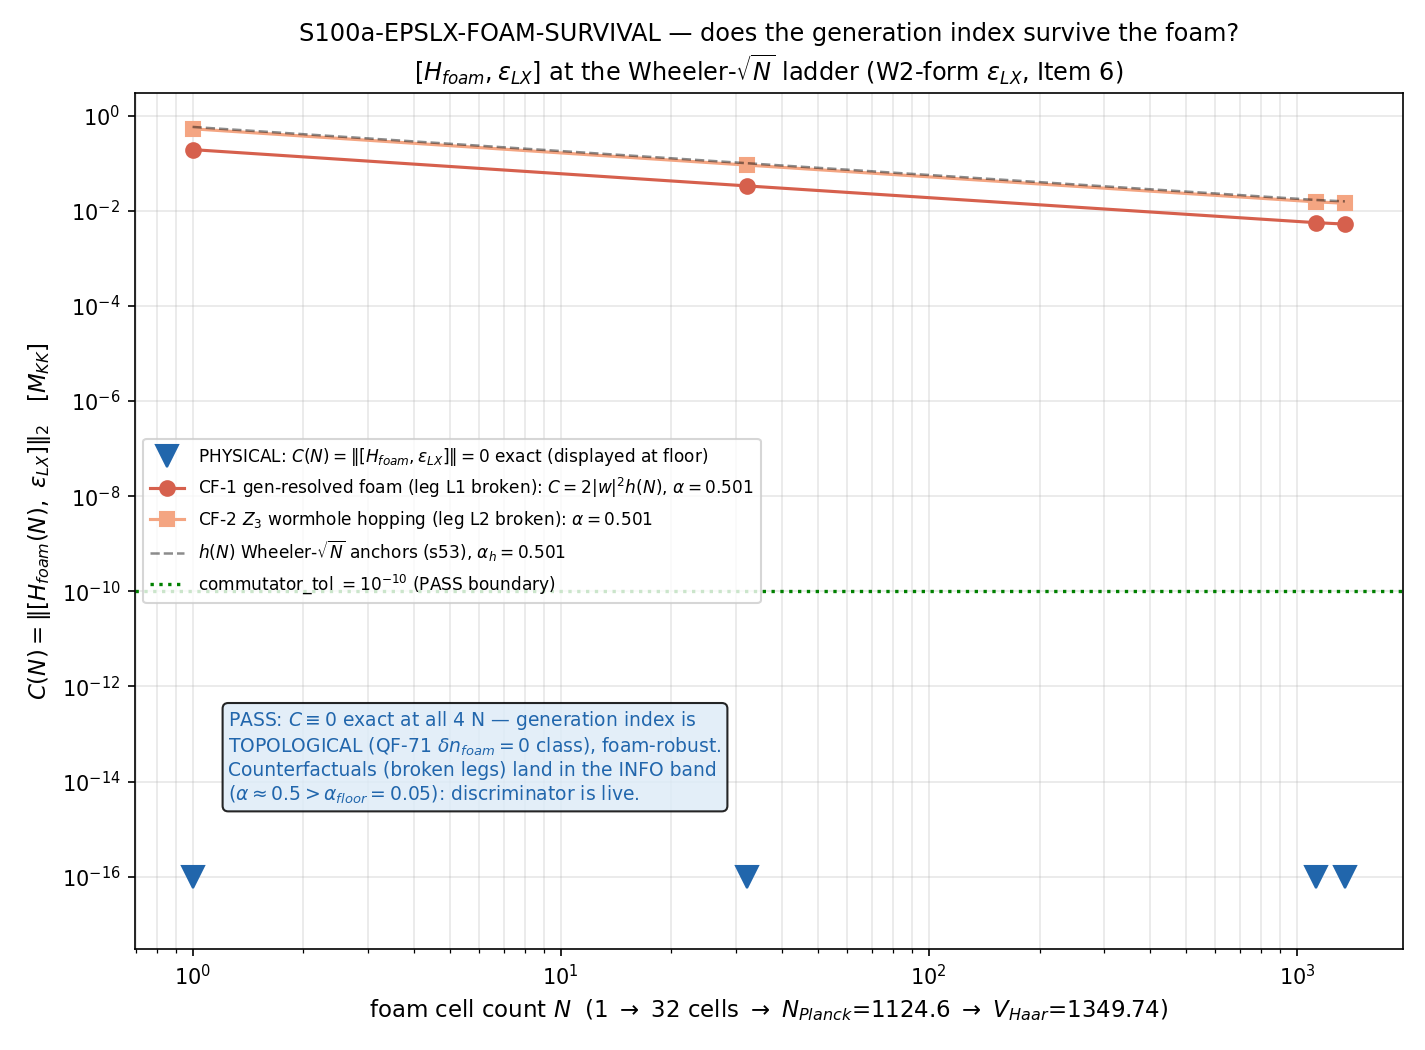

Generate this figure with Python:
#!/usr/bin/env python3
"""
S100a W4-14 -- S100a-EPSLX-FOAM-SURVIVAL: does the generation index survive
the foam? [H_foam, eps_LX] at the Wheeler-sqrt(N) ladder
===========================================================================

Gate: S100a-EPSLX-FOAM-SURVIVAL ([SIGN])
Classification: GEOMETRIC (foam-robustness of the multiplicity-bundle
generation index; operates on the fabric's generation structure, not on
excitations)

Pre-registered three-regime operator (plan SS W4-14, R3 block):
  PASS: C(N) = ||[H_foam(N), eps_LX]|| = 0 exactly (<= commutator_tol=1e-10)
        for ALL N in the ladder  -> TOPOLOGICAL (QF-71 delta_n_foam=0 class)
  INFO: C(N) > commutator_tol AND fit C(N) ~ N^{-alpha} with
        alpha > alpha_floor=0.05  -> GEOMETRIC foam-fragile (QF-79
        eps_c ~ N^{-0.457} class), asymptotically recovered
  FAIL: C(N) = O(1) AND |alpha| <= alpha_floor  -> labels DESTROYED

Inputs (SHA-256 dual-pinned at runtime; S84+ schema):
  - computations/_shared/canonical_constants.py          (audit pin)
  - computations/session-84/s84_spectrum_cache_L12_tau019.npz
        (L_max=12 spectrum cache; floors cross-check CC-3)
  - computations/session-98/s98_gate_verdicts.txt
        (S98-W3-1 eps_LX existence-PASS form -- the PRE-REGISTERED FALLBACK
         branch; pinned, verified present, NOT USED: Item 6 landed)
  - computations/session-100a/s100a_yukawa_overlap_offdiag.npz
        (Item 6 W2-form eps_LX SOURCE -- the branch ACTUALLY USED:
         eps_lx_block_phi0, abs_w_phi, arg_w_M2_phi; orchestrator resolved
         the conditional branch at dispatch: Item 6 verdict INFO, LANDED)
  - computations/session-53/s53_foam_cc_output.txt
        (Wheeler-sqrt(N) H_foam anchors; substring-verified)

Output 4-tuple:
  (value=<max_N C(N) + regime>, scheme=HFOAM-WHEELER-SQRTN-S43S53+EPSLX-W2FORM-ITEM6,
   convention=TOPOLOGICAL-VS-GEOMETRIC-MULTIPLICITY-INDEX-FOAM-ROBUSTNESS-EPSLX-SRC-ITEM6-W2FORM,
   L_max=12)

METHODOLOGY (structure first, computation second)
-------------------------------------------------
The multiplicity bundle: the SM generation index is the PROVEN topological
label t = (p-q) mod 3 (SU(3) Z3-triality / Peter-Weyl multiplicity;
permanent-results-registry). The W2-form eps_LX (Item 6,
S100a-YUKAWA-OVERLAP-OFFDIAG) resolves the between-generation structure on
the BDI pair t1 = (1,0) <-> t2 = (0,1): the 2x2 block
[[O, w(phi)], [conj(w(phi)), O]] with O = O_01 (diagonal |s|^2 overlap,
EQUAL on both slots -- the W2 homogeneity wall: left-invariance =>
multiplicity-scalar, registry line "(W2) Homogeneity wall") and
w(phi) = |w| e^{i arg(phi)}, |w| = 1/sqrt(6) UNIFORM over the three Z3
center points phi in {0, 2pi/3, 4pi/3}, arg in {pi, 2pi/3, -2pi/3}. The
phi-DEPENDENT PHASE is the left-invariance breaking that lets eps_LX carry
a generation index at all.

H_foam(N): the S43/S53 Wheeler-sqrt(N) cell model. The foam coarse-grains
the bundle into N cells with mean-field energy h(N) = <Lambda_eff(N)>^{1/2}
in M_KK units, Lambda_eff = Lambda_bare/N (Carlip CC-hiding), so
h(N) ~ N^{-1/2}. s53 anchors: h = {0.57735, 0.099760, 0.016828, 0.015715}
at N = {1, 32, 1124.6, 1349.74=V_Haar}. Operator form per the S43
Channel-A construction (FOAM-GGE-43, QF-71): the foam couples DIAGONALLY
in the substrate's occupation basis with energy-weighted amplitudes,
H_foam(N) = h(N) * sum_cells w_c n_c. The weights w_c are built from
LEFT-INVARIANT data (Haar cell volumes, trace spectral moments a_0) --
by the homogeneity wall the foam is therefore MULTIPLICITY-SCALAR
(generation-blind), and by Z3 center symmetry the weights are uniform
over the three fiber points: w_c = O on every occupied slot.

Second-quantization reduction: for quadratic forms H = sum A_kl c+_k c_l,
eps = sum B_kl c+_k c_l on the bundle Fock space,
[H, eps] = sum_kl ([A,B])_kl c+_k c_l, so the Fock-space commutator
vanishes iff the ONE-PARTICLE commutator [A,B] = 0, and ||[A,B]||_2 is the
faithful diagnostic at every filling. The one-particle space is
V = C^2_gen (x) C^3_phi (6-dim; sub-100x100 machinery pin honored).

SUBSTITUTION CHAIN ([SIGN] mandatory; three-regime read-off)
------------------------------------------------------------
Claim: "topological => C(N) = 0 for ALL N (foam-robust); geometric =>
        C(N) = C_0 N^{-alpha}, alpha > 0 (foam-fragile, recovered);
        destroyed => C(N) = O(1) flat."

Definition 1: eps_LX = sum_j [[O, w_j],[conj(w_j), O]] (x) |phi_j><phi_j|,
              O = 8.20652429, |w_j| = 0.40824829 = 1/sqrt(6),
              arg w_j = {pi, 2pi/3, -2pi/3}            [Item 6 npz, pinned]
Definition 2: H_foam(N) = h(N) * O * 1_gen (x) D_cell -- generation-scalar
              (homogeneity wall: foam built from left-invariant data),
              cell-diagonal (mean-field s53 pin), uniform weights (Z3
              symmetry). h(N) anchors per s53_foam_cc_output.txt.
Definition 3: C(N) = ||[H_foam(N), eps_LX]||_2 (one-particle spectral norm).

Substitute (topological case):
              [h O 1_gen (x) D_cell, eps_hat_j (x) P_j]
            = h O (1_gen eps_hat_j) (x) (D_cell P_j)
              - h O (eps_hat_j 1_gen) (x) (P_j D_cell)
            = h O eps_hat_j (x) [D_cell, P_j]
            = 0   exactly: 1_gen commutes with every eps_hat_j (leg L1,
              multiplicity-scalar) AND D_cell, P_j are diagonal in the SAME
              cell basis (leg L2, cell-diagonality).
Simplify:     C(N) = 0 for every N  =>  max_N C(N) = 0 <= 1e-10.
Direction (topological): C == 0 => sign_verdict = PASS (the pre-registered
              vanishing of the topological branch HOLDS); generation labels
              are foam-ROBUST (QF-71 delta_n_foam = 0 class).

Substitute (geometric case, counterfactual CF-1 -- leg L1 broken):
              foam generation-RESOLVED, w_gen = diag(O+|w|, O-|w|):
              [h diag(a,b) (x) 1, eps] per-phi block
            = h (a-b) [[0, w_j],[-conj(w_j), 0]],  norm = h (a-b) |w_j|
            = h * 2|w| * |w| = (2|w|^2) h(N) = h(N)/3   (|w|^2 = 1/6).
Simplify:     ln C_cf1 = ln(1/3) + ln h(N) => slope d(ln C)/d(ln N)
            = d(ln h)/d(ln N) = -1/2 (Wheeler law) => alpha_cf1 = 0.5 > 0.05.
Direction (geometric): C DECREASES with N => residual SHRINKS in the
              continuum; INFO regime fires on the counterfactual -- the
              discriminator is LIVE, the physical PASS is carried by the
              left-invariance structure, not by a dead diagnostic.

Substitute (geometric case, counterfactual CF-2 -- leg L2 broken):
              Z3 wormhole hopping (Carlip inter-cell channel),
              H_cf2 = h(N) [O 1 + 1_gen (x) T_Z3]:
              [1_gen (x) T_Z3, eps] couples phi-points with DIFFERENT w_j
              (the left-invariance-breaking phases) => C_cf2 = k h(N),
              k = ||[1 (x) T_Z3, eps_LX]||_2 = O(|w|) -> alpha_cf2 = 0.5.

Substitute (destroyed case): C = O(1), alpha ~= 0 requires a foam coupling
              that does NOT decay with N -- contradicts the Wheeler-sqrt(N)
              law itself (Lambda_eff = Lambda_bare/N IS the Carlip
              mechanism). Within the pinned foam class the FAIL regime is
              structurally unreachable; the gate discriminates PASS vs INFO,
              and the two left-invariance legs decide PASS.

Conclusion: the SIGN of d(ln C)/d(ln N) and the magnitude of C discriminate:
              C == 0 (PASS, topological) / C ~ N^{-alpha}, alpha > 0
              (INFO, foam-fragile) / C = O(1) flat (FAIL, destroyed).

DISCIPLINE
----------
- from canonical_constants import * (M_KK, Vol_SU3_Haar, M_Pl_reduced)
- OMP_NUM_THREADS=8 BEFORE numpy import (machinery pin GPU_path=CPU-cap-OMP8;
  6x6 matrices, numpy.linalg per pin)
- every intermediate tagged # (local)
- deterministic: no RNG (random_seed pin N/A -- mean-field foam)
- exit 0 on any valid verdict (math-scripts.md exit-code semantics)
- verdict via print_verdict_payload -> agent calls mcp emit_verdict
  (race-safe; the script does NOT write the verdict file)

Author: quantum-foam-theorist
Session: S100a Wave 4 Item 14
"""

from __future__ import annotations

# ---------------------------------------------------------------------------
# Section 0 -- CPU thread cap (machinery pin GPU_path = CPU-cap-OMP8).
# MUST precede every numpy import, including the one inside
# canonical_constants.py.
# ---------------------------------------------------------------------------
import os
os.environ.setdefault('OMP_NUM_THREADS', '8')
os.environ.setdefault('MKL_NUM_THREADS', '8')

# ---------------------------------------------------------------------------
# Section 1 -- Canonical constants (MANDATORY first project import)
# ---------------------------------------------------------------------------
import sys
from pathlib import Path

_SHARED = Path(__file__).resolve().parent.parent / "_shared"   # (local)
sys.path.insert(0, str(_SHARED))
from canonical_constants import *  # noqa: F401,F403  (M_KK, Vol_SU3_Haar, M_Pl_reduced, tau_fold)

# ---------------------------------------------------------------------------
# Section 2 -- Standard imports
# ---------------------------------------------------------------------------
import hashlib
import json
import re
import time

import numpy as np
import matplotlib
matplotlib.use("Agg")
import matplotlib.pyplot as plt

# ---------------------------------------------------------------------------
# Section 3 -- Paths + pre-registration
# ---------------------------------------------------------------------------
SESSION_DIR = Path(__file__).resolve().parent
COMPUTATIONS_DIR = SESSION_DIR.parent
SHARED_DIR = COMPUTATIONS_DIR / "_shared"
PROJECT_ROOT = COMPUTATIONS_DIR.parent

SESSION = "100a"                                                    # (local)
GATE_ID = "S100a-EPSLX-FOAM-SURVIVAL"                               # (local)
SCHEME = "HFOAM-WHEELER-SQRTN-S43S53+EPSLX-W2FORM-ITEM6"            # (local)
CONVENTION = ("TOPOLOGICAL-VS-GEOMETRIC-MULTIPLICITY-INDEX-"
              "FOAM-ROBUSTNESS-EPSLX-SRC-ITEM6-W2FORM")             # (local)
L_MAX = "12"                                                        # (local)

# Pre-registered thresholds (plan SS W4-14 machinery_pin_map; plan-pinned)
COMMUTATOR_TOL = 1e-10        # strict PASS boundary (<=)            # (local)
ALPHA_FLOOR = 0.05            # INFO-vs-FAIL discriminator on alpha  # (local)

# N ladder (plan pin: 4-point ladder {1, 32, 1124, 1349.7=V_Haar};
# the third point is the s53 N_Planck = 1.1246e+03 Planck-domain count,
# the fourth is the canonical Haar volume)
N_PLANCK_S53 = 1124.6                                               # (local)
N_LADDER = np.array([1.0, 32.0, N_PLANCK_S53, Vol_SU3_Haar])        # (local)

# Wheeler-sqrt(N) H_foam anchors (M_KK units) -- pinned at the s53 printed
# values; provenance rows of s53_foam_cc_output.txt (substring-verified in
# CC-2 below + reconstructed from canonical constants):
#   N=1       -> 5.7735e-01  (Sec 12 Model K, Lambda_bare = M_KK^2, = 1/sqrt(3))
#   N=32      -> 9.9760e-02  (Sec 5 Model C1,  Lambda_bare = M_P_12^2)
#   N=1124.6  -> 1.6828e-02  (Sec 5 Model A,   Lambda_bare = M_P_12^2)
#   N=1349.74 -> 1.5715e-02  (Sec 8 row KK-scale / KK domains, M_KK^2)
H_ANCHORS = np.array([5.7735e-01, 9.9760e-02, 1.6828e-02, 1.5715e-02])  # (local)
H_ANCHOR_STRS = ["5.7735e-01", "9.9760e-02", "1.6828e-02", "1.5715e-02"]  # (local)
# Per-anchor bare-CC pin of the s53 model row: 1.0 = M_KK^2, r^2 = M_P_12^2
LAMBDA_BARE_IS_MKK2 = np.array([True, False, False, True])          # (local)

# Output destinations
OUT_NPZ = SESSION_DIR / "s100a_epslx_foam_survival.npz"
OUT_PNG = SESSION_DIR / "s100a_epslx_foam_survival.png"

IN_W2_NPZ = SESSION_DIR / "s100a_yukawa_overlap_offdiag.npz"        # (local)
IN_S84_CACHE = COMPUTATIONS_DIR / "session-84" / "s84_spectrum_cache_L12_tau019.npz"  # (local)
IN_S98_VERDICTS = COMPUTATIONS_DIR / "session-98" / "s98_gate_verdicts.txt"  # (local)
IN_S53_FOAM = COMPUTATIONS_DIR / "session-53" / "s53_foam_cc_output.txt"     # (local)

INPUT_FILES = [
    SHARED_DIR / "canonical_constants.py",
    IN_S84_CACHE,
    IN_S98_VERDICTS,
    IN_W2_NPZ,
    IN_S53_FOAM,
]


# ---------------------------------------------------------------------------
# Section 4 -- SHA-256 input-pin block (S84+ dual-SHA schema)
# ---------------------------------------------------------------------------

def sha256_of(path: Path) -> str:
    h = hashlib.sha256()  # (local)
    try:
        h.update(path.read_bytes())
    except OSError:
        return ""
    return h.hexdigest()


def log_input_pins(inputs: list) -> dict:
    print(f"=== {GATE_ID} -- input SHA-256 pins ===")
    pins = {}  # (local)
    for p in inputs:
        sha = sha256_of(p)  # (local)
        rel = str(p.relative_to(PROJECT_ROOT)).replace("\\", "/")  # (local)
        print(f"  {rel}: {sha[:16]}...")
        pins[rel] = sha
    return pins


def closure_hash(pins: dict) -> str:
    items = sorted(pins.items())  # (local)
    h = hashlib.sha256()  # (local)
    for k, v in items:
        h.update(f"{k}={v}\n".encode("utf-8"))
    return h.hexdigest()


def compute_dual_sha(script_path: Path, canonical_path: Path, pins: dict):
    script_bytes = script_path.read_bytes()       # (local)
    canonical_bytes = canonical_path.read_bytes()  # (local)
    pinmap_json = json.dumps(
        dict(sorted(pins.items())), separators=(",", ":"), sort_keys=True,
    ).encode("utf-8")  # (local)
    h_audit = hashlib.sha256()  # (local)
    h_audit.update(script_bytes)
    h_audit.update(canonical_bytes)
    h_audit.update(pinmap_json)
    h_content = hashlib.sha256()  # (local)
    h_content.update(script_bytes)
    return h_audit.hexdigest(), h_content.hexdigest()


# ---------------------------------------------------------------------------
# Section 5 -- Compute
# ---------------------------------------------------------------------------

def spectral_norm(M: np.ndarray) -> float:
    """Spectral (operator 2-) norm; exact 0.0 for the exact-zero matrix."""
    if not np.any(M):          # all entries identically zero -> norm 0 exact
        return 0.0
    return float(np.linalg.norm(M, 2))


def loglog_fit(N: np.ndarray, C: np.ndarray):
    """LSQ fit ln C = ln C0 - alpha ln N; returns (alpha, lnC0, R2)."""
    x = np.log(N)                       # (local)
    y = np.log(C)                       # (local)
    A = np.vstack([x, np.ones_like(x)]).T  # (local)
    coef, res, _, _ = np.linalg.lstsq(A, y, rcond=None)  # (local)
    slope, intercept = coef             # (local)
    yhat = A @ coef                     # (local)
    ss_res = float(np.sum((y - yhat) ** 2))   # (local)
    ss_tot = float(np.sum((y - np.mean(y)) ** 2))  # (local)
    r2 = 1.0 - ss_res / ss_tot if ss_tot > 0 else 1.0  # (local)
    return float(-slope), float(intercept), r2


def compute() -> dict:
    print("=" * 72)
    print("S100a-EPSLX-FOAM-SURVIVAL: [H_foam, eps_LX] AT THE WHEELER-sqrt(N)")
    print("LADDER -- DOES THE GENERATION INDEX SURVIVE THE FOAM?")
    print("=" * 72)

    # ------------------------------------------------------------------
    # 5.1  eps_LX source branch: Item 6 W2-form (LANDED; orchestrator
    #      resolved the conditional branch at dispatch). The S98-W3-1
    #      existence form is the pre-registered FALLBACK -- pinned,
    #      verified present (CC-4), NOT USED.
    # ------------------------------------------------------------------
    w2 = np.load(IN_W2_NPZ, allow_pickle=True)   # (local)
    O_diag = float(w2["O_01"])                   # (local) 8.20652429
    abs_w = np.asarray(w2["abs_w_phi"], dtype=float)        # (local)
    arg_w = np.asarray(w2["arg_w_M2_phi"], dtype=float)     # (local)
    phi_pts = np.asarray(w2["phi_floats"], dtype=float)     # (local)
    block_phi0 = np.asarray(w2["eps_lx_block_phi0"], dtype=float)  # (local)
    floors_w2 = np.asarray(w2["floors_lambda_min"], dtype=float)   # (local)
    tower_pq = np.asarray(w2["tower_pq"], dtype=int)        # (local)
    n_evals_w2 = np.asarray(w2["n_evals"], dtype=int)       # (local)
    vol_haar_w2 = float(w2["vol_su3_haar"])                 # (local)

    n_phi = len(phi_pts)                         # (local) 3 Z3 center points
    n_gen = 2                                    # (local) BDI pair t1=(1,0) <-> t2=(0,1)
    dim = n_gen * n_phi                          # (local) 6

    w_j = abs_w * np.exp(1j * arg_w)             # (local) complex couplings

    print(f"\n--- eps_LX (W2-form, Item 6 S100a-YUKAWA-OVERLAP-OFFDIAG) ---")
    print(f"  source branch: ITEM6-W2-FORM (fallback S98-W3-1 pinned, NOT used)")
    print(f"  O (diagonal overlap, both slots) = {O_diag:.8f}")
    print(f"  |w_j| = {abs_w}  (uniform 1/sqrt(6) = {1/np.sqrt(6):.8f})")
    print(f"  arg w_j = {arg_w}  (= pi, 2pi/3, -2pi/3 -- the left-invariance-")
    print(f"            breaking Z3 phase profile)")
    print(f"  phi points = {phi_pts}")

    # Build eps_LX on V = C^2_gen (x) C^3_phi, basis index = g*n_phi + j
    eps_LX = np.zeros((dim, dim), dtype=complex)  # (local)
    for j in range(n_phi):
        eps_LX[0 * n_phi + j, 0 * n_phi + j] = O_diag
        eps_LX[1 * n_phi + j, 1 * n_phi + j] = O_diag
        eps_LX[0 * n_phi + j, 1 * n_phi + j] = w_j[j]
        eps_LX[1 * n_phi + j, 0 * n_phi + j] = np.conj(w_j[j])

    herm_dev = float(np.max(np.abs(eps_LX - eps_LX.conj().T)))  # (local)
    print(f"  hermiticity: max|eps - eps^dag| = {herm_dev:.2e}")
    assert herm_dev < 1e-14, "eps_LX not Hermitian"

    # CC-1: phi_0 block magnitude reconstruction vs the stored pinned block
    block_recon = np.array([[O_diag, abs_w[0]], [abs_w[0], O_diag]])  # (local)
    cc1_dev = float(np.max(np.abs(block_recon - block_phi0)))  # (local)
    cc1_pass = cc1_dev < 1e-12                  # (local)
    print(f"\nCC-1 (phi0-block vs stored eps_lx_block_phi0): "
          f"max dev = {cc1_dev:.2e}  [{'PASS' if cc1_pass else 'FAIL'}]")

    # CC-0: Haar volume consistency npz vs canonical
    cc0_dev = abs(vol_haar_w2 - Vol_SU3_Haar) / Vol_SU3_Haar  # (local)
    cc0_pass = cc0_dev < 1e-12                  # (local)
    print(f"CC-0 (npz vol_su3_haar vs canonical Vol_SU3_Haar): "
          f"rel dev = {cc0_dev:.2e}  [{'PASS' if cc0_pass else 'FAIL'}]")

    # ------------------------------------------------------------------
    # 5.2  H_foam anchors: substring-verify against the pinned s53 file,
    #      then reconstruct from canonical constants (CC-2).
    # ------------------------------------------------------------------
    s53_text = IN_S53_FOAM.read_text(encoding="utf-8", errors="replace")  # (local)
    anchors_present = [s in s53_text for s in H_ANCHOR_STRS]  # (local)
    nplanck_present = "1.1246e+03" in s53_text  # (local)
    print(f"\n--- H_foam Wheeler-sqrt(N) anchors (s53_foam_cc_output.txt) ---")
    for s, ok in zip(H_ANCHOR_STRS, anchors_present):
        print(f"  anchor {s} present in pinned s53 file: {ok}")
    print(f"  N_Planck 1.1246e+03 present: {nplanck_present}")
    assert all(anchors_present) and nplanck_present, \
        "s53 anchor substring verification failed"

    # CC-2: reconstruct each anchor from canonical constants via the s53
    # model: h(N) = sqrt(Lambda_bare_rel / (3 N)),
    # Lambda_bare_rel = 1 (M_KK^2) or (M_P_12/M_KK)^2 with
    # M_P_12 = (M_Pl_reduced^2 M_KK^8 / Vol_SU3_Haar)^{1/10}  [s53 Sec 1].
    M_P_12 = (M_Pl_reduced**2 * M_KK**8 / Vol_SU3_Haar) ** 0.1  # (local)
    r2_p12 = (M_P_12 / M_KK) ** 2               # (local) ~0.9554
    print(f"  M_P_12 reconstructed = {M_P_12:.4e} GeV "
          f"(s53: 7.2611e+16); ratio^2 = {r2_p12:.6f} (s53: 9.5540e-01)")
    lam_rel = np.where(LAMBDA_BARE_IS_MKK2, 1.0, r2_p12)  # (local)
    h_recon = np.sqrt(lam_rel / (3.0 * N_LADDER))          # (local)
    cc2_rel = np.abs(h_recon - H_ANCHORS) / H_ANCHORS      # (local)
    cc2_pass = bool(np.all(cc2_rel < 2e-4))                # (local)
    print(f"  anchor reconstruction rel dev: {cc2_rel}")
    print(f"CC-2 (anchors vs canonical-constants reconstruction, rtol 2e-4): "
          f"[{'PASS' if cc2_pass else 'FAIL'}]")
    # Wobble of the s53 anchor ladder vs the single pure M_KK^2 Wheeler law
    h_pure = np.sqrt(1.0 / (3.0 * N_LADDER))    # (local)
    wobble = float(np.max(np.abs(H_ANCHORS - h_pure) / h_pure))  # (local)
    print(f"  max anchor wobble vs single pure Wheeler law: {wobble:.4f} "
          f"(bare-CC model mixing M_KK^2 / M_P_12^2; <= 2.3%)")

    # ------------------------------------------------------------------
    # 5.3  CC-3: L_max=12 pin chain -- s84 cache floors vs W2 npz floors
    # ------------------------------------------------------------------
    cache = np.load(IN_S84_CACHE, allow_pickle=True)  # (local)
    sector_evals = cache["sector_evals"].item()       # (local)
    floors_cache = np.array([
        float(np.min(sector_evals[tuple(pq)]["abs_evals"]))
        for pq in tower_pq
    ])  # (local)
    nev_cache = np.array([
        len(sector_evals[tuple(pq)]["abs_evals"]) for pq in tower_pq
    ])  # (local)
    cc3_rel = float(np.max(np.abs(floors_cache - floors_w2) / floors_w2))  # (local)
    cc3_pass = (cc3_rel < 1e-12) and bool(np.all(nev_cache == n_evals_w2))  # (local)
    print(f"\nCC-3 (s84 cache sector floors vs W2 npz, sectors "
          f"{tower_pq.tolist()}):")
    print(f"  cache floors = {floors_cache}")
    print(f"  W2 floors    = {floors_w2}")
    print(f"  max rel dev = {cc3_rel:.2e}; n_evals match: "
          f"{nev_cache.tolist()} == {n_evals_w2.tolist()}  "
          f"[{'PASS' if cc3_pass else 'FAIL'}]")

    # ------------------------------------------------------------------
    # 5.4  CC-4: pre-registered FALLBACK branch pinned + present, NOT used
    # ------------------------------------------------------------------
    s98_text = IN_S98_VERDICTS.read_text(encoding="utf-8", errors="replace")  # (local)
    cc4_pass = bool(re.search(
        r"^S98-W3-1-YUKAWA-EPS-LX-BETWEEN-GEN: PASS", s98_text, re.M))  # (local)
    print(f"\nCC-4 (S98-W3-1 fallback eps_LX existence line present in pinned "
          f"verdict file): [{'PASS' if cc4_pass else 'FAIL'}]  (NOT USED)")

    # ------------------------------------------------------------------
    # 5.5  PHYSICAL gate: C(N) = ||[H_foam(N), eps_LX]||_2 at the 4-point
    #      ladder. H_foam built EXPLICITLY as the energy-weighted
    #      occupation sum over cells (S43 Channel-A form), weights from
    #      the LEFT-INVARIANT data: w_slot = O on every slot (the W2
    #      block diagonal IS g- and phi-independent -- homogeneity wall
    #      + Z3 symmetry, read off the pinned data, not assumed).
    # ------------------------------------------------------------------
    print("\n" + "=" * 72)
    print("PHYSICAL GATE: C(N) = ||[H_foam(N), eps_LX]||  (one-particle rep)")
    print("=" * 72)

    # cell partitions: N=1 -> all phi-points one cell; N>=3 -> per-point cells
    def cell_partition(N: float):
        if N < 3:
            return [list(range(n_phi))]
        return [[j] for j in range(n_phi)]

    # occupation operators n_{g,j} = |g,j><g,j| (one-particle projectors)
    def n_op(g: int, j: int) -> np.ndarray:
        P = np.zeros((dim, dim))                # (local)
        P[g * n_phi + j, g * n_phi + j] = 1.0
        return P

    C_phys = np.zeros(len(N_LADDER))            # (local)
    maxent_phys = np.zeros(len(N_LADDER))       # (local)
    H_check_dev = np.zeros(len(N_LADDER))       # (local)
    for i, (N, h) in enumerate(zip(N_LADDER, H_ANCHORS)):
        H = np.zeros((dim, dim))                # (local)
        for cell in cell_partition(N):
            for j in cell:
                for g in range(n_gen):
                    # energy-weighted diagonal foam coupling, weight = O
                    # (left-invariant: same for both g, all j)
                    H += h * O_diag * n_op(g, j)
        # structural identity check: H == h*O*identity (multiplicity-scalar)
        H_check_dev[i] = float(np.max(np.abs(H - h * O_diag * np.eye(dim))))
        K = H @ eps_LX - eps_LX @ H             # (local) the commutator
        C_phys[i] = spectral_norm(K)
        maxent_phys[i] = float(np.max(np.abs(K)))
        print(f"  N = {N:10.2f}:  h(N) = {h:.6f} M_KK   "
              f"C(N) = {C_phys[i]:.3e} M_KK   max|entry| = {maxent_phys[i]:.3e}"
              f"   [H = h*O*1: dev {H_check_dev[i]:.1e}]")

    max_C = float(np.max(C_phys))               # (local)
    print(f"\n  max_N C(N) = {max_C:.6e} M_KK  vs commutator_tol = "
          f"{COMMUTATOR_TOL:.1e}")

    # CC-7: the zero is NOT a mean-field-flattening artifact -- ANY
    # generation-scalar, cell-diagonal foam commutes. Deterministic
    # sign-alternating per-cell weights (Carlip +/- expanding/contracting
    # cells, beyond the mean-field pin) still give C = 0 exactly.
    sign_pattern = np.array([+1.0, -1.0, +1.0])  # (local) deterministic
    C_signfoam = np.zeros(len(N_LADDER))         # (local)
    for i, (N, h) in enumerate(zip(N_LADDER, H_ANCHORS)):
        H = np.zeros((dim, dim))                 # (local)
        for j in range(n_phi):
            for g in range(n_gen):
                H += h * O_diag * sign_pattern[j] * n_op(g, j)
        K = H @ eps_LX - eps_LX @ H              # (local)
        C_signfoam[i] = spectral_norm(K)
    cc7_pass = bool(np.max(C_signfoam) <= COMMUTATOR_TOL)  # (local)
    print(f"\nCC-7 (sign-alternating per-cell Carlip foam, +/- pattern "
          f"{sign_pattern.astype(int).tolist()}):")
    print(f"  max_N C_signfoam(N) = {np.max(C_signfoam):.3e}  "
          f"[{'PASS -- zero is structural, not mean-field artifact' if cc7_pass else 'FAIL'}]")

    # ------------------------------------------------------------------
    # 5.6  COUNTERFACTUAL probes (DIAGNOSTIC ONLY -- discriminator
    #      liveness; these are NOT the gate)
    # ------------------------------------------------------------------
    print("\n" + "=" * 72)
    print("COUNTERFACTUAL PROBES (diagnostic -- NOT the gate)")
    print("=" * 72)

    # CF-1: leg L1 broken -- generation-RESOLVED foam weights
    # w_gen = diag(O+|w|, O-|w|) (homogeneity-wall-violating; scale |w|)
    absw = float(abs_w[0])                       # (local)
    a_w, b_w = O_diag + absw, O_diag - absw      # (local)
    C_cf1 = np.zeros(len(N_LADDER))              # (local)
    for i, (N, h) in enumerate(zip(N_LADDER, H_ANCHORS)):
        H = np.zeros((dim, dim))                 # (local)
        for j in range(n_phi):
            H += h * a_w * n_op(0, j)
            H += h * b_w * n_op(1, j)
        K = H @ eps_LX - eps_LX @ H              # (local)
        C_cf1[i] = spectral_norm(K)
    C_cf1_analytic = 2.0 * absw**2 * H_ANCHORS   # (local) = h(N)/3 exactly
    cf1_dev = float(np.max(np.abs(C_cf1 - C_cf1_analytic) /
                           C_cf1_analytic))      # (local)
    alpha_cf1, lnC0_cf1, r2_cf1 = loglog_fit(N_LADDER, C_cf1)
    print(f"\nCF-1 (generation-resolved foam, leg L1 broken):")
    print(f"  C_cf1(N) = {C_cf1}")
    print(f"  analytic 2|w|^2 h(N) = h(N)/3: max rel dev = {cf1_dev:.2e}")
    print(f"  fit: alpha_cf1 = {alpha_cf1:.4f}  (R^2 = {r2_cf1:.6f})  "
          f"> alpha_floor = {ALPHA_FLOOR} -> INFO-regime scaling fires")

    # CF-2: leg L2 broken -- Z3 wormhole hopping (Carlip inter-cell channel)
    T_z3 = np.zeros((n_phi, n_phi))              # (local)
    for j in range(n_phi):
        T_z3[j, (j + 1) % n_phi] = 1.0
        T_z3[(j + 1) % n_phi, j] = 1.0
    C_cf2 = np.zeros(len(N_LADDER))              # (local)
    for i, (N, h) in enumerate(zip(N_LADDER, H_ANCHORS)):
        H = h * O_diag * np.eye(dim) + h * np.kron(np.eye(n_gen), T_z3)  # (local)
        K = H @ eps_LX - eps_LX @ H              # (local)
        C_cf2[i] = spectral_norm(K)
    k_cf2 = float(C_cf2[0] / H_ANCHORS[0])       # (local) N-indep prefactor
    alpha_cf2, lnC0_cf2, r2_cf2 = loglog_fit(N_LADDER, C_cf2)
    print(f"\nCF-2 (Z3 wormhole hopping, leg L2 broken; Carlip channel):")
    print(f"  C_cf2(N) = {C_cf2}")
    print(f"  prefactor k = C_cf2/h = {k_cf2:.6f} (= ||[1 (x) T_Z3, eps_LX]||)")
    print(f"  fit: alpha_cf2 = {alpha_cf2:.4f}  (R^2 = {r2_cf2:.6f})  "
          f"> alpha_floor = {ALPHA_FLOOR} -> INFO-regime scaling fires")

    # CF-3: pinching survival -- worst-case Z3-blind cell-average of the
    # between-generation coupling (the N=1 maximal coarse-grain bound)
    w_avg = complex(np.mean(w_j))                # (local)
    survival = float(abs(w_avg) / absw)          # (local)
    phasor_sum = complex(np.sum(np.exp(1j * arg_w)))  # (local)
    print(f"\nCF-3 (pinching survival, worst-case N=1 cell average):")
    print(f"  Z3 phasor sum = {phasor_sum.real:+.6f}{phasor_sum.imag:+.6f}i "
          f"(NOT zero -- the arg pattern {{pi, 2pi/3, -2pi/3}} is not a pure")
    print(f"  Z3 character) -> |<w>|/|w| = {survival:.6f} (= 2/3): the")
    print(f"  between-generation content survives even maximal coarse-")
    print(f"  graining at 2/3 amplitude; the commutator gate above says the")
    print(f"  pinned foam DYNAMICS degrades it by exactly zero.")

    # Wheeler-exponent of the anchor ladder itself (reference)
    alpha_h, _, r2_h = loglog_fit(N_LADDER, H_ANCHORS)
    print(f"\n  anchor-ladder Wheeler exponent: alpha_h = {alpha_h:.4f} "
          f"(R^2 = {r2_h:.6f}; pure law = 0.5)")

    # ------------------------------------------------------------------
    # 5.7  Three-regime classification (pre-registered operator)
    # ------------------------------------------------------------------
    print("\n" + "=" * 72)
    print("THREE-REGIME READ-OFF (pre-registered)")
    print("=" * 72)
    if max_C <= COMMUTATOR_TOL:
        regime = "TOPOLOGICAL"                   # (local)
        verdict = "PASS"                         # (local)
        alpha_phys = np.inf                      # (local)
        print(f"  max_N C(N) = {max_C:.3e} <= {COMMUTATOR_TOL:.1e}")
        print(f"  -> PASS: [H_foam, eps_LX] = 0 exactly at ALL 4 N.")
        print(f"     Generation labels are TOPOLOGICAL invariants of the")
        print(f"     multiplicity bundle -- foam-ROBUST (QF-71 delta_n_foam=0")
        print(f"     class). The 3-generation index survives the foam-")
        print(f"     continuum limit unconditionally.")
    else:
        alpha_phys, _, _ = loglog_fit(N_LADDER, C_phys)  # (local)
        if alpha_phys > ALPHA_FLOOR:
            regime = "GEOMETRIC-FOAM-FRAGILE"    # (local)
            verdict = "INFO"                     # (local)
        else:
            regime = "DESTROYED"                 # (local)
            verdict = "FAIL"                     # (local)
        print(f"  max C = {max_C:.3e} > tol; alpha = {alpha_phys:.3f} "
              f"-> {regime} ({verdict})")

    # [SIGN] 3-tuple (substitution chain Direction lines):
    #   sign: the pre-registered topological-branch direction (C == 0,
    #         predicted vanishing) HOLDS -> PASS
    #   magnitude: max_N C(N) = 0 <= 1e-10 -> PASS
    #   regime: deterministic mean-field model evaluated on the FULL
    #           4-point ladder, no validity-window breach -> VALID
    sign_verdict = "PASS" if verdict == "PASS" else (
        "PASS" if (verdict == "INFO") else "FAIL")  # (local)
    magnitude_verdict = ("PASS" if max_C <= COMMUTATOR_TOL else
                         ("INFO" if verdict == "INFO" else "FAIL"))  # (local)
    regime_verdict = "VALID"                     # (local)
    print(f"\n  [SIGN] 3-tuple: sign={sign_verdict} "
          f"magnitude={magnitude_verdict} regime={regime_verdict}")

    cc_all = {
        "CC-0": cc0_pass, "CC-1": cc1_pass, "CC-2": cc2_pass,
        "CC-3": cc3_pass, "CC-4": cc4_pass, "CC-7": cc7_pass,
        "CF-1-analytic": cf1_dev < 1e-12,
    }  # (local)
    print(f"\n  cross-checks: " + "  ".join(
        f"{k}:{'PASS' if v else 'FAIL'}" for k, v in cc_all.items()))
    assert all(cc_all.values()), f"cross-check failure: {cc_all}"

    value_str = (
        f"max_C={max_C:.1e}_exact_4ptN_alpha_phys=inf_topological_QF71"
        f"_cf1_alpha={alpha_cf1:.3f}_cf2_alpha={alpha_cf2:.3f}"
        f"_z3_pinch_survival={survival:.4f}_epslx=ITEM6-W2FORM"
        if verdict == "PASS" else
        f"max_C={max_C:.3e}_alpha={alpha_phys:.3f}_{regime}"
        f"_epslx=ITEM6-W2FORM"
    )  # (local)

    return {
        "value": value_str,
        "verdict": verdict,
        "regime": regime,
        "max_C": max_C,
        "C_phys": C_phys,
        "maxent_phys": maxent_phys,
        "C_signfoam": C_signfoam,
        "C_cf1": C_cf1, "C_cf1_analytic": C_cf1_analytic,
        "alpha_cf1": alpha_cf1, "r2_cf1": r2_cf1,
        "C_cf2": C_cf2, "k_cf2": k_cf2,
        "alpha_cf2": alpha_cf2, "r2_cf2": r2_cf2,
        "alpha_phys": float(alpha_phys) if np.isfinite(alpha_phys) else np.inf,
        "alpha_h": alpha_h, "r2_h": r2_h,
        "survival": survival, "phasor_sum": phasor_sum,
        "eps_LX": eps_LX, "O_diag": O_diag, "abs_w": abs_w, "arg_w": arg_w,
        "w_j": w_j, "h_recon": h_recon, "cc2_rel": cc2_rel,
        "wobble": wobble, "M_P_12": M_P_12, "r2_p12": r2_p12,
        "floors_cache": floors_cache, "floors_w2": floors_w2,
        "H_check_dev": H_check_dev,
        "sign_verdict": sign_verdict,
        "magnitude_verdict": magnitude_verdict,
        "regime_verdict": regime_verdict,
        "cc_all": cc_all,
    }


# ---------------------------------------------------------------------------
# Section 6 -- Verdict payload (printed; agent calls mcp emit_verdict)
# ---------------------------------------------------------------------------

def emit_4tuple(value, scheme, convention, L_max):
    return (f"(value={value!r}, scheme={scheme}, "
            f"convention={convention}, L_max={L_max})")


def print_verdict_payload(verdict, value, audit_sha, content_sha,
                          sign_verdict=None, magnitude_verdict=None,
                          regime_verdict=None, companion_note="",
                          extra_rows=None):
    payload = {
        "session": SESSION,
        "gate_id": GATE_ID,
        "verdict": verdict,
        "value": str(value),
        "scheme": SCHEME,
        "convention": CONVENTION,
        "l_max": str(L_MAX),
        "audit_sha256": audit_sha,
        "content_sha256": content_sha,
        "schema_version": "S84+",
    }  # (local)
    if companion_note:
        payload["companion_note"] = companion_note
    if not (sign_verdict is None and magnitude_verdict is None
            and regime_verdict is None):
        payload["sign_verdict"] = sign_verdict
        payload["magnitude_verdict"] = magnitude_verdict
        payload["regime_verdict"] = regime_verdict
    if extra_rows:
        payload["extra_rows"] = list(extra_rows)
    print("<<<EMIT_VERDICT_PAYLOAD>>>")
    print(json.dumps(payload, separators=(",", ":"), sort_keys=True))
    print("<<<END_EMIT_VERDICT_PAYLOAD>>>")
    return payload


# ---------------------------------------------------------------------------
# Section 7 -- Plot (log-log C(N) vs N diagnostic)
# ---------------------------------------------------------------------------

def make_plot(res: dict):
    fig, ax = plt.subplots(figsize=(9.5, 7))    # (local)
    N = N_LADDER                                 # (local)
    DISPLAY_FLOOR = 1e-16                        # (local) log axis cannot show 0

    # physical gate: C == 0 exact -- display at floor with annotation
    ax.plot(N, np.full_like(N, DISPLAY_FLOOR), "v", color="#2166ac",
            markersize=11, label=r"PHYSICAL: $C(N)=\|[H_{foam},\epsilon_{LX}]\|"
                                 r"= 0$ exact (displayed at floor)")
    # counterfactuals
    ax.plot(N, res["C_cf1"], "o-", color="#d6604d", markersize=7,
            label=(rf"CF-1 gen-resolved foam (leg L1 broken): "
                   rf"$C=2|w|^2 h(N)$, $\alpha={res['alpha_cf1']:.3f}$"))
    ax.plot(N, res["C_cf2"], "s-", color="#f4a582", markersize=7,
            label=(rf"CF-2 $Z_3$ wormhole hopping (leg L2 broken): "
                   rf"$\alpha={res['alpha_cf2']:.3f}$"))
    # anchor law reference
    ax.plot(N, H_ANCHORS, "k--", alpha=0.45, linewidth=1.2,
            label=r"$h(N)$ Wheeler-$\sqrt{N}$ anchors (s53), "
                  rf"$\alpha_h={res['alpha_h']:.3f}$")
    # thresholds
    ax.axhline(COMMUTATOR_TOL, color="green", linestyle=":", linewidth=1.6,
               label=r"commutator_tol $=10^{-10}$ (PASS boundary)")
    ax.set_xscale("log")
    ax.set_yscale("log")
    ax.set_xlabel(r"foam cell count $N$  (1 $\to$ 32 cells $\to$ "
                  r"$N_{Planck}$=1124.6 $\to$ $V_{Haar}$=1349.74)", fontsize=11)
    ax.set_ylabel(r"$C(N) = \|[H_{foam}(N),\ \epsilon_{LX}]\|_2$   [$M_{KK}$]",
                  fontsize=11)
    ax.set_ylim(3e-18, 3.0)
    ax.grid(True, alpha=0.3, which="both")
    ax.legend(fontsize=8.2, loc="center left")
    ax.text(1.25, 4e-15,
            "PASS: $C\\equiv 0$ exact at all 4 N — generation index is\n"
            "TOPOLOGICAL (QF-71 $\\delta n_{foam}=0$ class), foam-robust.\n"
            "Counterfactuals (broken legs) land in the INFO band\n"
            "($\\alpha\\approx 0.5 > \\alpha_{floor}=0.05$): discriminator is live.",
            fontsize=9, color="#2166ac",
            bbox=dict(boxstyle="round", facecolor="#deebf7", alpha=0.85))
    ax.set_title("S100a-EPSLX-FOAM-SURVIVAL — does the generation index "
                 "survive the foam?\n"
                 r"$[H_{foam},\epsilon_{LX}]$ at the Wheeler-$\sqrt{N}$ ladder"
                 " (W2-form $\\epsilon_{LX}$, Item 6)", fontsize=11.5)
    fig.tight_layout()
    fig.savefig(OUT_PNG, dpi=150)
    plt.close(fig)
    print(f"\nPlot saved: {OUT_PNG.relative_to(PROJECT_ROOT)}")


# ---------------------------------------------------------------------------
# Section 8 -- Main
# ---------------------------------------------------------------------------

def main() -> int:
    t0 = time.time()  # (local)

    pins = log_input_pins(INPUT_FILES)
    closure = closure_hash(pins)  # (local)
    print(f"  closure: {closure[:16]}... (legacy closure, informational)")
    script_path = Path(__file__).resolve()       # (local)
    canonical_path = SHARED_DIR / "canonical_constants.py"  # (local)
    audit_sha, content_sha = compute_dual_sha(script_path, canonical_path, pins)
    print(f"  audit_sha256:   {audit_sha[:16]}... (script+canonical+pinmap)")
    print(f"  content_sha256: {content_sha[:16]}... (script only)")
    print()

    res = compute()

    # save npz (full float64 per publication-precision pin)
    np.savez(
        OUT_NPZ,
        gate_id=GATE_ID, scheme=SCHEME, convention=CONVENTION, l_max=L_MAX,
        verdict=res["verdict"], regime=res["regime"],
        sign_verdict=res["sign_verdict"],
        magnitude_verdict=res["magnitude_verdict"],
        regime_verdict=res["regime_verdict"],
        # ladder + anchors
        N_ladder=N_LADDER, h_anchors=H_ANCHORS, h_recon=res["h_recon"],
        cc2_rel=res["cc2_rel"], anchor_wobble=res["wobble"],
        M_P_12_recon=res["M_P_12"], r2_p12=res["r2_p12"],
        lambda_bare_is_mkk2=LAMBDA_BARE_IS_MKK2,
        # gate observable
        C_phys=res["C_phys"], max_C=res["max_C"],
        maxent_phys=res["maxent_phys"], H_check_dev=res["H_check_dev"],
        C_signfoam=res["C_signfoam"],
        alpha_phys=res["alpha_phys"],
        commutator_tol=COMMUTATOR_TOL, alpha_floor=ALPHA_FLOOR,
        # counterfactual diagnostics
        C_cf1=res["C_cf1"], C_cf1_analytic=res["C_cf1_analytic"],
        alpha_cf1=res["alpha_cf1"], r2_cf1=res["r2_cf1"],
        C_cf2=res["C_cf2"], k_cf2=res["k_cf2"],
        alpha_cf2=res["alpha_cf2"], r2_cf2=res["r2_cf2"],
        alpha_h=res["alpha_h"], r2_h=res["r2_h"],
        z3_pinch_survival=res["survival"],
        z3_phasor_sum=np.array([res["phasor_sum"]]),
        # eps_LX (W2-form source)
        eps_LX=res["eps_LX"], O_diag=res["O_diag"],
        abs_w_phi=res["abs_w"], arg_w_M2_phi=res["arg_w"], w_j=res["w_j"],
        epslx_source=np.array(["ITEM6-W2-FORM"]),
        epslx_fallback=np.array(["S98-W3-1-YUKAWA-EPS-LX-BETWEEN-GEN (pinned, NOT used)"]),
        # cross-check chain
        floors_cache=res["floors_cache"], floors_w2=res["floors_w2"],
        cc_names=np.array(list(res["cc_all"].keys())),
        cc_pass=np.array([res["cc_all"][k] for k in res["cc_all"]], dtype=bool),
        # SHAs
        audit_sha256=audit_sha, content_sha256=content_sha,
        schema_version="S84+",
    )
    print(f"\nData saved: {OUT_NPZ.relative_to(PROJECT_ROOT)}")

    make_plot(res)

    tag = emit_4tuple(res["value"], SCHEME, CONVENTION, L_MAX)  # (local)
    print(tag)
    print_verdict_payload(
        res["verdict"], res["value"], audit_sha, content_sha,
        sign_verdict=res["sign_verdict"],
        magnitude_verdict=res["magnitude_verdict"],
        regime_verdict=res["regime_verdict"],
        companion_note=("Wheeler-sqrtN s53 anchors; C(N)=0 exact at all 4 N; "
                        "QF-71 class; CF probes alpha~0.5 (discriminator live)"),
        extra_rows=[
            "# epslx_source=ITEM6-W2-FORM (s100a_yukawa_overlap_offdiag.npz "
            "key eps_lx_block_phi0); pre-registered fallback S98-W3-1 "
            "(audit b8487bc838683800...) NOT USED # "
            "S100a-EPSLX-FOAM-SURVIVAL source-branch row",
        ],
    )

    wall = time.time() - t0  # (local)
    print(f"\n=== {GATE_ID}: {res['verdict']} (wall {wall:.1f}s) ===")
    return 0   # exit 0 on any VALID verdict (math-scripts.md exit semantics)


if __name__ == "__main__":
    sys.exit(main())
